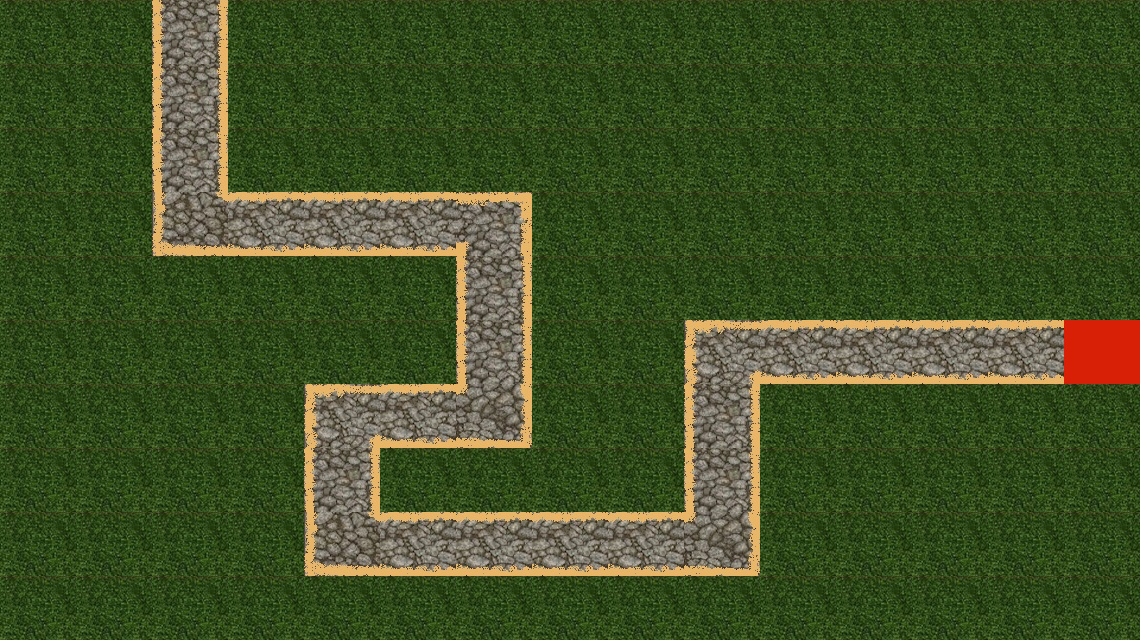

This game map was drawn from its Tiled (.tmx) file and the tilesets committed beside it. A one-line description and the trimmed map source follow:
An orthogonal 15x10 tile map with 76x64 px tiles, 1 tile layer (Tile Layer 1).

<map version="1.0" orientation="orthogonal" width="15" height="10" tilewidth="76" tileheight="64">
 <tileset firstgid="1" name="sample_1.1" tilewidth="76" tileheight="64">
  <image source="Tile samples/sample_1.1.jpg" width="608" height="512" />
 </tileset>
 <layer name="Tile Layer 1" width="15" height="10">
  <data>[150 cells, 150 non-empty, 8 distinct tile ids]</data>
 </layer>
</map>
